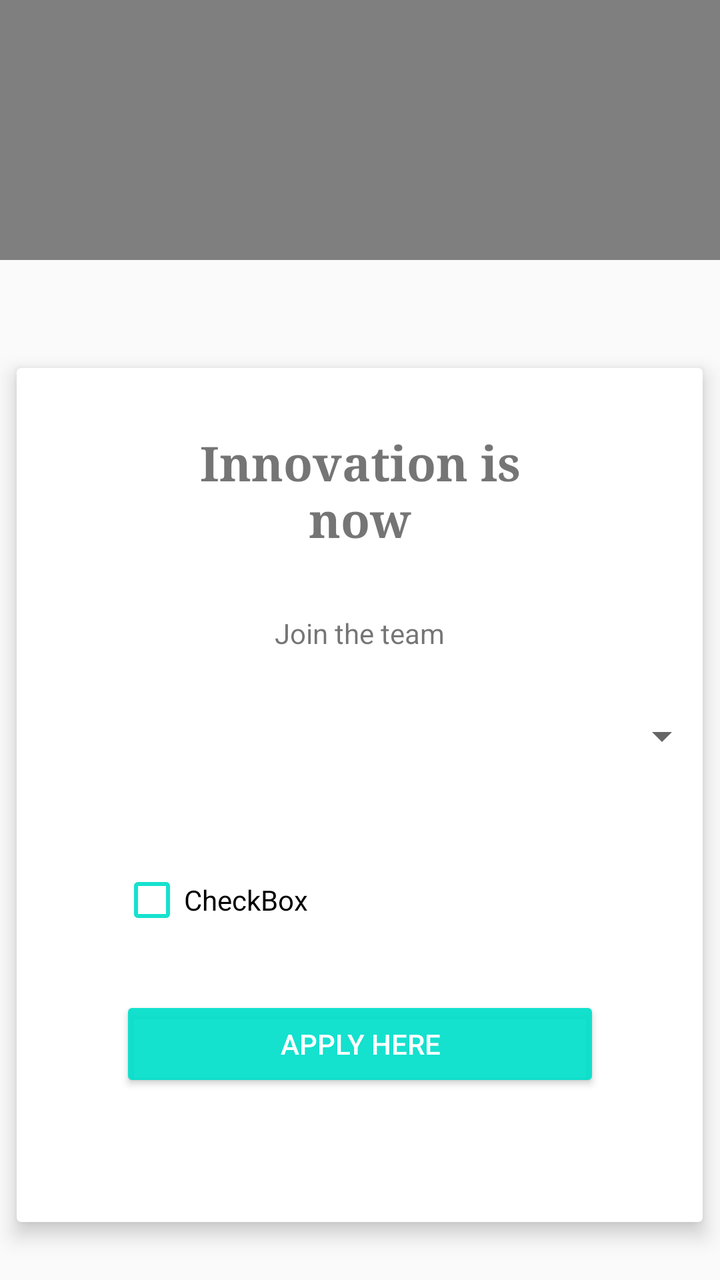
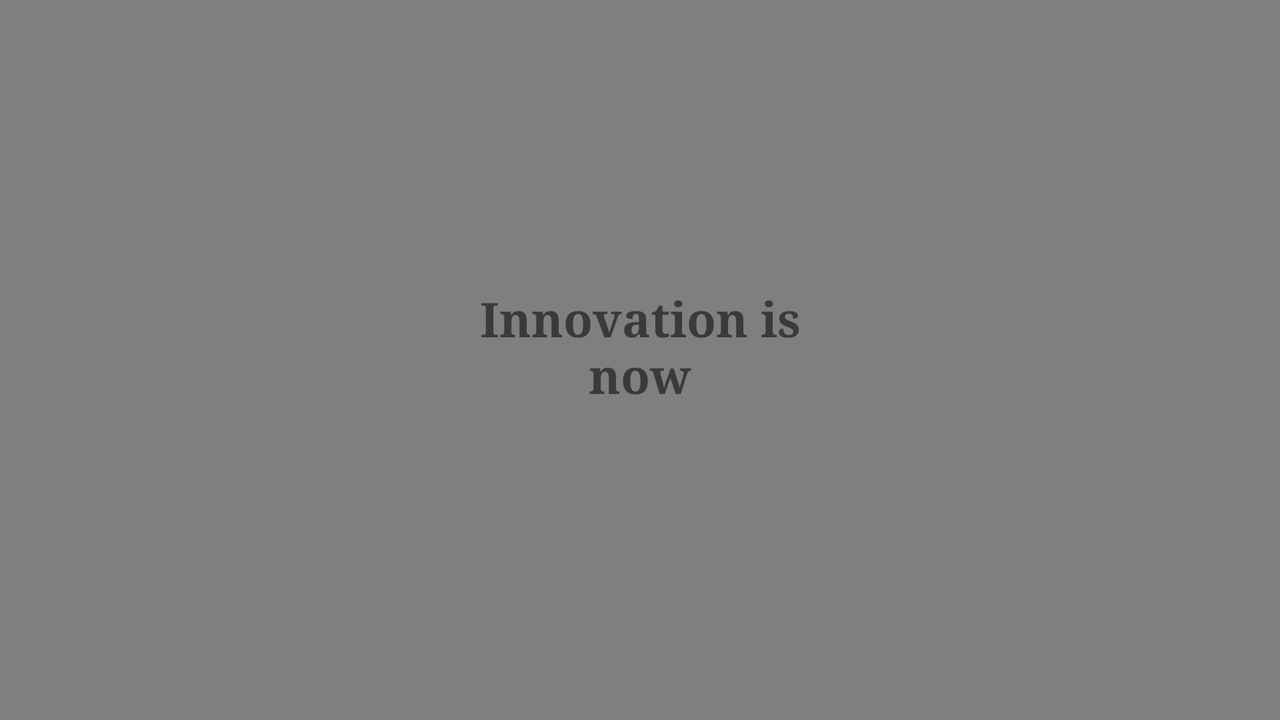

Compare how this app lays out the same screen by default and in its alternative resource folder. The renders come first, then the two layout files and the values they reference.
<!-- AndroidManifest.xml: application theme Theme.AppCompat.Light.NoActionBar -->
<!-- res/layout/videogallery.xml -->
<?xml version="1.0" encoding="utf-8"?>
<RelativeLayout xmlns:android="http://schemas.android.com/apk/res/android"
    xmlns:app="http://schemas.android.com/apk/res-auto"
    xmlns:tools="http://schemas.android.com/tools"
    android:layout_width="match_parent"
    android:layout_height="match_parent"
    >

    <VideoView
        android:id="@+id/videoViewG"
        android:layout_width="match_parent"
        android:layout_height="130dp"
        android:layout_marginEnd="0dp"
        android:layout_marginStart="0dp"
        app:layout_constraintEnd_toEndOf="parent"
        app:layout_constraintHorizontal_bias="0.405"
        app:layout_constraintStart_toStartOf="parent"
        app:layout_constraintTop_toTopOf="parent" />


    <android.support.v7.widget.CardView
        android:layout_width="343dp"
        android:layout_height="427dp"
        android:layout_alignParentBottom="true"
        android:layout_centerHorizontal="true"
        android:layout_marginBottom="29dp"
        android:padding="4dp"
        app:cardCornerRadius="2dp"
        app:cardElevation="6dp"
        app:layout_constraintBottom_toBottomOf="parent"
        app:layout_constraintEnd_toEndOf="parent"
        app:layout_constraintStart_toStartOf="parent"
        app:layout_constraintTop_toBottomOf="@+id/videoViewG">

        <RelativeLayout
            android:layout_width="350dp"
            android:layout_height="match_parent"
            android:layout_gravity="center"
            android:gravity="center">

            <Spinner
                android:id="@+id/spinner"
                android:layout_width="match_parent"
                android:layout_height="50dp"
                android:layout_alignParentStart="true"
                android:layout_alignParentTop="true"
                android:layout_marginTop="159dp"
                android:dropDownWidth="match_parent"
                android:elevation="2dp"
                android:popupBackground="@drawable/background_splashscreen_gradient"
                android:spinnerMode="dialog" />

            <Button
                android:id="@+id/button"
                style="@style/Widget.AppCompat.Button.Colored"
                android:layout_width="240dp"
                android:layout_height="wrap_content"
                android:layout_alignParentBottom="true"
                android:layout_centerHorizontal="true"
                android:layout_marginBottom="65dp"
                android:backgroundTint="@color/colortoolbar"
                android:elevation="2dp"
                android:text="Apply here" />

            <TextView
                android:id="@+id/textView15"
                android:layout_width="wrap_content"
                android:layout_height="wrap_content"
                android:layout_alignParentTop="true"
                android:layout_centerHorizontal="true"
                android:layout_marginTop="123dp"
                android:text="Join the team" />

            <TextView

                android:id="@+id/textView14"
                android:layout_width="200dp"
                android:layout_height="74dp"
                android:layout_alignParentTop="true"
                android:layout_centerHorizontal="true"
                android:layout_marginTop="31dp"
                android:text="Innovation is now"
                android:textAlignment="center"
                android:textSize="24sp"
                android:textStyle="bold"
                android:typeface="serif"
                app:layout_constraintEnd_toEndOf="parent"
                app:layout_constraintHorizontal_bias="0.392"
                app:layout_constraintStart_toStartOf="parent"
                tools:layout_editor_absoluteY="263dp" />

            <CheckBox
                android:id="@+id/checkBox"
                android:layout_width="wrap_content"
                android:layout_height="wrap_content"
                android:layout_alignParentBottom="true"
                android:layout_alignStart="@+id/button"
                android:layout_marginBottom="145dp"
                android:buttonTint="@color/colortoolbar"
                android:text="CheckBox" />
        </RelativeLayout>

    </android.support.v7.widget.CardView>


</RelativeLayout>
<!-- resources referenced by this layout -->
<resources>
  <color name="colortoolbar">#eb00dfca</color>
  <!-- drawable background_splashscreen_gradient (drawable) -->
  <?xml version="1.0" encoding="utf-8"?>
  <shape xmlns:android="http://schemas.android.com/apk/res/android"
      android:shape="rectangle"
      >
      <gradient
          android:angle="90"
          android:startColor="#00ffffff"
          android:centerColor="#81ffffff"
          android:endColor="#c5c5c5"
  
          android:type="linear"
          />
  </shape>
</resources>
<!-- res/layout-land/videogallery.xml (the repository's variant of the layout above) -->
<!-- drawn on the phone turned sideways -->
<?xml version="1.0" encoding="utf-8"?>
<RelativeLayout xmlns:android="http://schemas.android.com/apk/res/android"
    xmlns:app="http://schemas.android.com/apk/res-auto"
    xmlns:tools="http://schemas.android.com/tools"
    android:layout_width="match_parent"
    android:layout_height="match_parent"
    android:background="@color/cardview_dark_background">

    <VideoView
        android:id="@+id/videoViewG"
        android:layout_width="match_parent"
        android:layout_height="match_parent" />


    <TextView

        android:id="@+id/textView14"
        android:layout_width="200dp"
        android:layout_height="74dp"
        android:layout_centerInParent="true"
        android:text="Innovation is now"
        android:textAlignment="center"
        android:textSize="24sp"
        android:textStyle="bold"
        android:typeface="serif"
        app:layout_constraintEnd_toEndOf="parent"
        app:layout_constraintHorizontal_bias="0.392"
        app:layout_constraintStart_toStartOf="parent"
        tools:layout_editor_absoluteY="263dp" />


</RelativeLayout>
<!-- resources referenced by the variant -->
<!-- as the phone turned sideways resolves them -->
<resources>

</resources>
